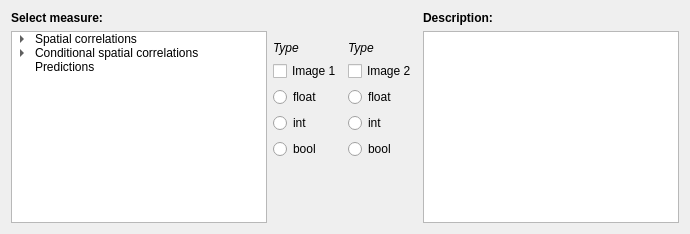
      <widget class="QWidget" name="tabWidgetPage2">
       <attribute name="title">
        <string>Measure</string>
       </attribute>
       <layout class="QHBoxLayout" name="horizontalLayout_7">
        <item>
         <layout class="QHBoxLayout" name="horizontalLayout">
          <item>
           <layout class="QVBoxLayout" name="verticalLayout_6">
            <item>
             <widget class="QLabel" name="label_17">
              <property name="font">
               <font>
                <weight>75</weight>
                <bold>true</bold>
               </font>
              </property>
              <property name="text">
               <string>Select measure:</string>
              </property>
             </widget>
            </item>
            <item>
             <widget class="QTreeWidget" name="tab2_measure_treeWidget">
              <property name="headerHidden">
               <bool>true</bool>
              </property>
              <property name="columnCount">
               <number>1</number>
              </property>
              <column>
               <property name="text">
                <string notr="true">1</string>
               </property>
              </column>
              <item>
               <property name="text">
                <string>Spatial correlations</string>
               </property>
               <item>
                <property name="text">
                 <string>2-point probability</string>
                </property>
               </item>
               <item>
                <property name="text">
                 <string>2-point cluster</string>
                </property>
               </item>
               <item>
                <property name="text">
                 <string>Lineal path</string>
                </property>
               </item>
              </item>
              <item>
               <property name="text">
                <string>Conditional spatial correlations</string>
               </property>
               <item>
                <property name="text">
                 <string>2-point probability</string>
                </property>
               </item>
              </item>
              <item>
               <property name="text">
                <string>Predictions</string>
               </property>
              </item>
             </widget>
            </item>
           </layout>
          </item>
          <item>
           <layout class="QVBoxLayout" name="verticalLayout">
            <item>
             <spacer name="verticalSpacer_4">
              <property name="orientation">
               <enum>Qt::Vertical</enum>
              </property>
              <property name="sizeType">
               <enum>QSizePolicy::Maximum</enum>
              </property>
              <property name="sizeHint" stdset="0">
               <size>
                <width>20</width>
                <height>30</height>
               </size>
              </property>
             </spacer>
            </item>
            <item>
             <widget class="QLabel" name="tab2_im1_label">
              <property name="font">
               <font>
                <italic>true</italic>
               </font>
              </property>
              <property name="text">
               <string>Type</string>
              </property>
             </widget>
            </item>
            <item>
             <widget class="QCheckBox" name="tab2_im1_checkBox">
              <property name="text">
               <string>Image 1</string>
              </property>
             </widget>
            </item>
            <item>
             <widget class="QRadioButton" name="tab2_im1Float_radioButton">
              <property name="text">
               <string>float</string>
              </property>
              <attribute name="buttonGroup">
               <string notr="true">buttonGroup_tab2_img1</string>
              </attribute>
             </widget>
            </item>
            <item>
             <widget class="QRadioButton" name="tab2_im1Int_radioButton">
              <property name="text">
               <string>int</string>
              </property>
              <attribute name="buttonGroup">
               <string notr="true">buttonGroup_tab2_img1</string>
              </attribute>
             </widget>
            </item>
            <item>
             <widget class="QRadioButton" name="tab2_im1Bool_radioButton">
              <property name="text">
               <string>bool</string>
              </property>
              <attribute name="buttonGroup">
               <string notr="true">buttonGroup_tab2_img1</string>
              </attribute>
             </widget>
            </item>
            <item>
             <spacer name="verticalSpacer">
              <property name="orientation">
               <enum>Qt::Vertical</enum>
              </property>
              <property name="sizeHint" stdset="0">
               <size>
                <width>20</width>
                <height>40</height>
               </size>
              </property>
             </spacer>
            </item>
           </layout>
          </item>
          <item>
           <layout class="QVBoxLayout" name="verticalLayout_2">
            <item>
             <spacer name="verticalSpacer_5">
              <property name="orientation">
               <enum>Qt::Vertical</enum>
              </property>
              <property name="sizeType">
               <enum>QSizePolicy::Maximum</enum>
              </property>
              <property name="sizeHint" stdset="0">
               <size>
                <width>20</width>
                <height>30</height>
               </size>
              </property>
             </spacer>
            </item>
            <item>
             <widget class="QLabel" name="tab2_im2_label">
              <property name="font">
               <font>
                <italic>true</italic>
               </font>
              </property>
              <property name="text">
               <string>Type</string>
              </property>
             </widget>
            </item>
            <item>
             <widget class="QCheckBox" name="tab2_im2_checkBox">
              <property name="text">
               <string>Image 2</string>
              </property>
             </widget>
            </item>
            <item>
             <widget class="QRadioButton" name="tab2_im2Float_radioButton">
              <property name="text">
               <string>float</string>
              </property>
              <attribute name="buttonGroup">
               <string notr="true">buttonGroup_tab2_img2</string>
              </attribute>
             </widget>
            </item>
            <item>
             <widget class="QRadioButton" name="tab2_im2Int_radioButton">
              <property name="text">
               <string>int</string>
              </property>
              <attribute name="buttonGroup">
               <string notr="true">buttonGroup_tab2_img2</string>
              </attribute>
             </widget>
            </item>
            <item>
             <widget class="QRadioButton" name="tab2_im2Bool_radioButton">
              <property name="text">
               <string>bool</string>
              </property>
              <attribute name="buttonGroup">
               <string notr="true">buttonGroup_tab2_img2</string>
              </attribute>
             </widget>
            </item>
            <item>
             <spacer name="verticalSpacer_2">
              <property name="orientation">
               <enum>Qt::Vertical</enum>
              </property>
              <property name="sizeHint" stdset="0">
               <size>
                <width>20</width>
                <height>40</height>
               </size>
              </property>
             </spacer>
            </item>
           </layout>
          </item>
          <item>
           <layout class="QVBoxLayout" name="verticalLayout_3">
            <item>
             <widget class="QLabel" name="label">
              <property name="font">
               <font>
                <weight>75</weight>
                <bold>true</bold>
               </font>
              </property>
              <property name="text">
               <string>Description:</string>
              </property>
             </widget>
            </item>
            <item>
             <widget class="QTextEdit" name="tab2_measure_textEdit">
              <property name="readOnly">
               <bool>true</bool>
              </property>
             </widget>
            </item>
           </layout>
          </item>
         </layout>
        </item>
       </layout>
      </widget>
